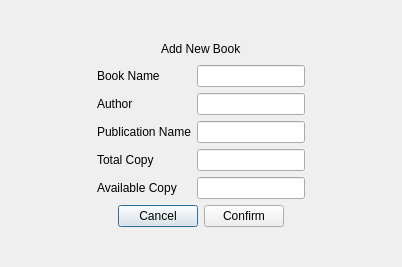
<?xml version="1.0" encoding="UTF-8"?>
<ui version="4.0">
 <class>NewBookAdd</class>
 <widget class="QDialog" name="NewBookAdd">
  <property name="geometry">
   <rect>
    <x>0</x>
    <y>0</y>
    <width>402</width>
    <height>267</height>
   </rect>
  </property>
  <property name="windowTitle">
   <string>Dialog</string>
  </property>
  <layout class="QVBoxLayout" name="verticalLayout">
   <item>
    <spacer name="verticalSpacer_3">
     <property name="orientation">
      <enum>Qt::Orientation::Vertical</enum>
     </property>
     <property name="sizeHint" stdset="0">
      <size>
       <width>155</width>
       <height>30</height>
      </size>
     </property>
    </spacer>
   </item>
   <item>
    <layout class="QHBoxLayout" name="horizontalLayout">
     <item>
      <spacer name="horizontalSpacer">
       <property name="orientation">
        <enum>Qt::Orientation::Horizontal</enum>
       </property>
       <property name="sizeHint" stdset="0">
        <size>
         <width>40</width>
         <height>20</height>
        </size>
       </property>
      </spacer>
     </item>
     <item>
      <widget class="QLabel" name="label">
       <property name="styleSheet">
        <string notr="true">font: 700 italic 24pt &quot;Segoe UI&quot;;</string>
       </property>
       <property name="text">
        <string>Add New Book</string>
       </property>
      </widget>
     </item>
     <item>
      <spacer name="horizontalSpacer_2">
       <property name="orientation">
        <enum>Qt::Orientation::Horizontal</enum>
       </property>
       <property name="sizeHint" stdset="0">
        <size>
         <width>40</width>
         <height>20</height>
        </size>
       </property>
      </spacer>
     </item>
    </layout>
   </item>
   <item>
    <layout class="QHBoxLayout" name="horizontalLayout_2">
     <item>
      <spacer name="horizontalSpacer_3">
       <property name="orientation">
        <enum>Qt::Orientation::Horizontal</enum>
       </property>
       <property name="sizeHint" stdset="0">
        <size>
         <width>40</width>
         <height>20</height>
        </size>
       </property>
      </spacer>
     </item>
     <item>
      <layout class="QFormLayout" name="formLayout">
       <item row="0" column="0">
        <widget class="QLabel" name="label_2">
         <property name="text">
          <string>Book Name</string>
         </property>
        </widget>
       </item>
       <item row="0" column="1">
        <widget class="QLineEdit" name="lineEditBookName"/>
       </item>
       <item row="1" column="0">
        <widget class="QLabel" name="label_3">
         <property name="text">
          <string>Author</string>
         </property>
        </widget>
       </item>
       <item row="1" column="1">
        <widget class="QLineEdit" name="lineEditAuthor"/>
       </item>
       <item row="2" column="0">
        <widget class="QLabel" name="label_6">
         <property name="text">
          <string>Publication Name</string>
         </property>
        </widget>
       </item>
       <item row="2" column="1">
        <widget class="QLineEdit" name="lineEditPublication"/>
       </item>
       <item row="3" column="0">
        <widget class="QLabel" name="label_5">
         <property name="text">
          <string>Total Copy</string>
         </property>
        </widget>
       </item>
       <item row="3" column="1">
        <widget class="QLineEdit" name="lineEditTotalCopy">
         <property name="sizePolicy">
          <sizepolicy hsizetype="Preferred" vsizetype="Preferred">
           <horstretch>0</horstretch>
           <verstretch>0</verstretch>
          </sizepolicy>
         </property>
         <property name="maximumSize">
          <size>
           <width>167772</width>
           <height>167772</height>
          </size>
         </property>
        </widget>
       </item>
       <item row="4" column="0">
        <widget class="QLabel" name="label_4">
         <property name="text">
          <string>Available Copy</string>
         </property>
        </widget>
       </item>
       <item row="4" column="1">
        <widget class="QLineEdit" name="lineEditAvailableCopy"/>
       </item>
      </layout>
     </item>
     <item>
      <spacer name="horizontalSpacer_4">
       <property name="orientation">
        <enum>Qt::Orientation::Horizontal</enum>
       </property>
       <property name="sizeHint" stdset="0">
        <size>
         <width>40</width>
         <height>20</height>
        </size>
       </property>
      </spacer>
     </item>
    </layout>
   </item>
   <item>
    <layout class="QHBoxLayout" name="horizontalLayout_3">
     <item>
      <spacer name="horizontalSpacer_5">
       <property name="orientation">
        <enum>Qt::Orientation::Horizontal</enum>
       </property>
       <property name="sizeHint" stdset="0">
        <size>
         <width>40</width>
         <height>20</height>
        </size>
       </property>
      </spacer>
     </item>
     <item>
      <widget class="QPushButton" name="pushButton">
       <property name="text">
        <string>Cancel</string>
       </property>
      </widget>
     </item>
     <item>
      <widget class="QPushButton" name="Confirm">
       <property name="text">
        <string>Confirm</string>
       </property>
      </widget>
     </item>
     <item>
      <spacer name="horizontalSpacer_6">
       <property name="orientation">
        <enum>Qt::Orientation::Horizontal</enum>
       </property>
       <property name="sizeHint" stdset="0">
        <size>
         <width>40</width>
         <height>20</height>
        </size>
       </property>
      </spacer>
     </item>
    </layout>
   </item>
   <item>
    <spacer name="verticalSpacer_2">
     <property name="orientation">
      <enum>Qt::Orientation::Vertical</enum>
     </property>
     <property name="sizeHint" stdset="0">
      <size>
       <width>155</width>
       <height>30</height>
      </size>
     </property>
    </spacer>
   </item>
  </layout>
 </widget>
 <resources/>
 <connections>
  <connection>
   <sender>pushButton</sender>
   <signal>clicked()</signal>
   <receiver>NewBookAdd</receiver>
   <slot>close()</slot>
   <hints>
    <hint type="sourcelabel">
     <x>165</x>
     <y>217</y>
    </hint>
    <hint type="destinationlabel">
     <x>69</x>
     <y>234</y>
    </hint>
   </hints>
  </connection>
 </connections>
</ui>
